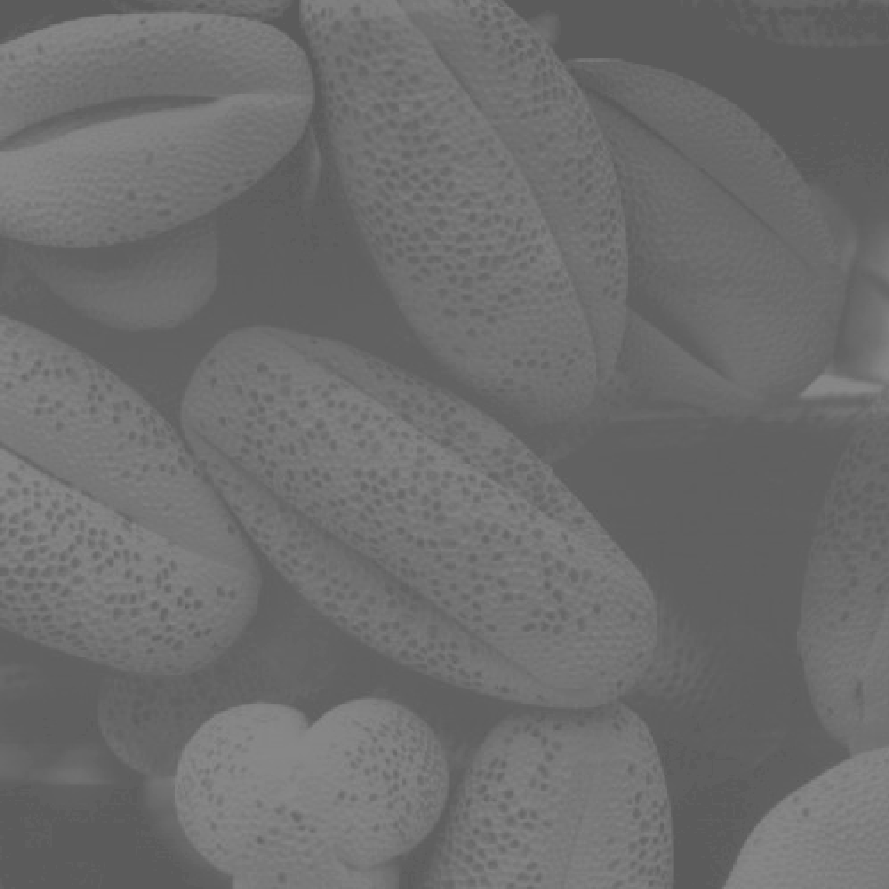
#> input picture 13. Histogram/pollen.tif, 889 x 889 px
$ python Histogram.py
#> lines starting #> are read from the running program, lines starting #| are printed output that depends on the picture
import cv2
import numpy as np
from matplotlib import pyplot as plt

img = cv2.imread('pollen.tif', 0)
#> img is the input picture: shape (889, 889); min 91, max 138, mean 109.1
plt.hist(img.flatten(), 256, [0, 256], color='r')
equ = cv2.equalizeHist(img)
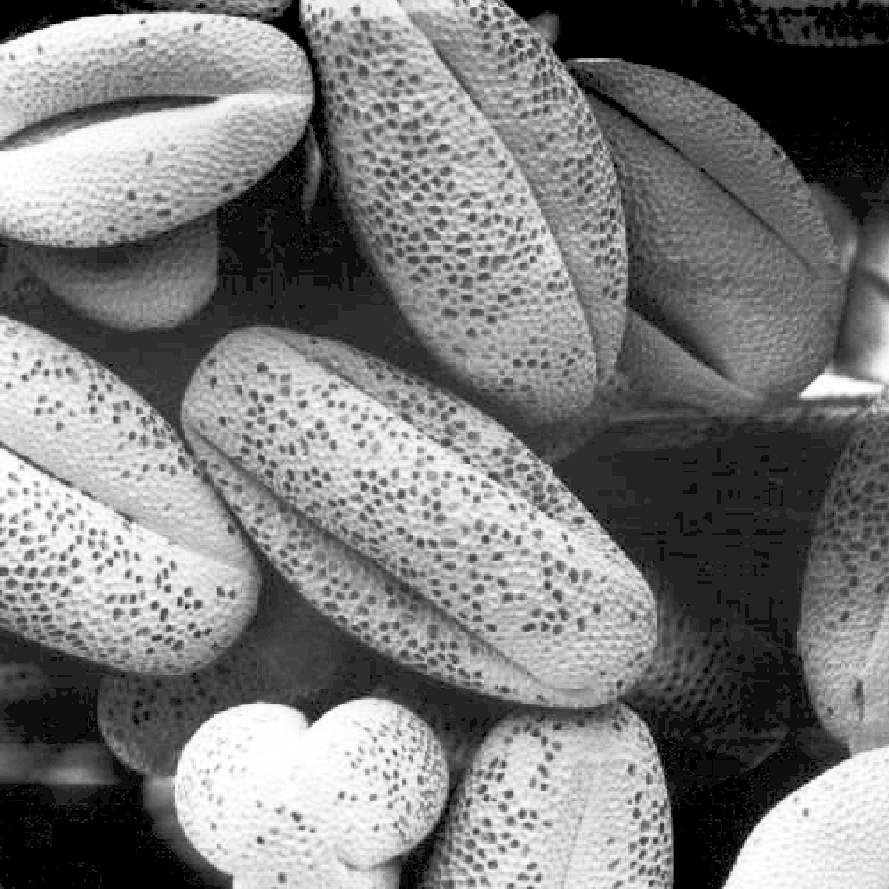
#> equ: shape (889, 889); min 0, max 255, mean 122.7
plt.hist(equ.flatten(), 256, [0, 256], color='b')
plt.show()
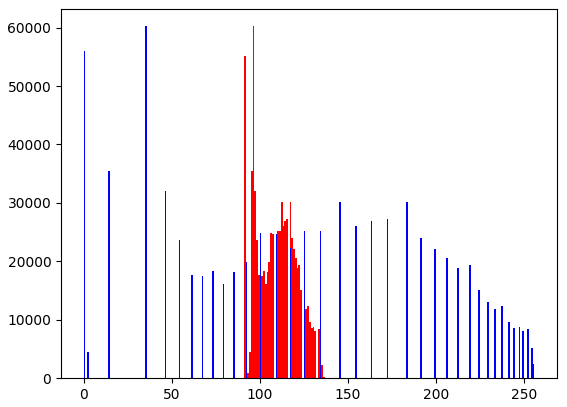
#> figure drawn by matplotlib, 1 panel; tallest bar 60247 high, from x = 96 to 97; tallest bar 60247 high, from x = 35 to 36
cv2.imshow("Equalize", equ)
